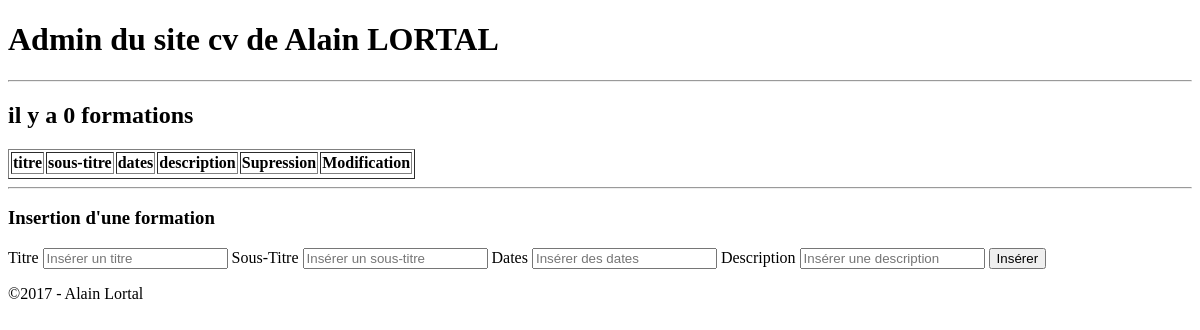
The app's page /formation.php, older data.
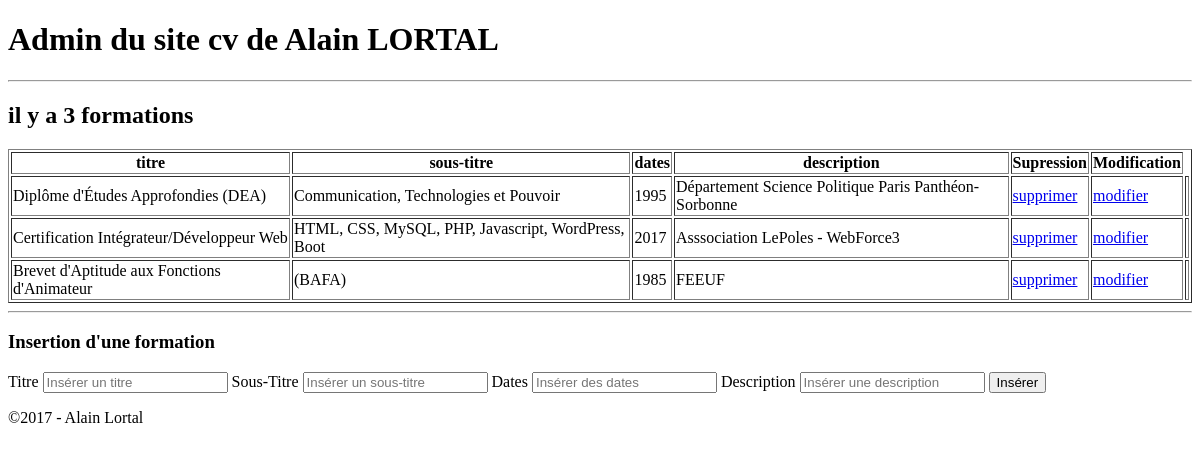
The same page, newer data.
### tables this page shows
CREATE TABLE `t_formations` (
  `id_formation` int(3) NOT NULL,
  `f_titre` varchar(50) NOT NULL,
  `f_soustitre` varchar(50) NOT NULL,
  `f_dates` varchar(50) NOT NULL,
  `f_description` text NOT NULL,
  `utilisateur_id` int(3) NOT NULL
);

### formation.php (the view, shortened to what this page needs)
<?php require 'connexion.php'; ?>
<!Doctype html>
<html lang="fr">
<head>
	<?php
		$sql = $pdoCV -> query("SELECT * FROM t_utilisateurs WHERE id_utilisateur = '1' ");
		$ligne_utilisateur = $sql -> fetch(PDO::FETCH_ASSOC);
	?>
</head>
<html>
	<body>
		<h1>Admin du site cv de <?php echo($ligne_utilisateur['prenom'].' '.$ligne_utilisateur['nom']); ?></h1>
		<hr>
		<?php
				$sql = $pdoCV->prepare("SELECT * FROM t_formations WHERE utilisateur_id='1'");
				$sql->execute();
				$nbr_formations = $sql->rowCount();
		?>
		<h2> il y a <?php echo $nbr_formations; ?> formations </h2>
		<table border="1">
			<tr>
				<th>titre</th>
				<th>sous-titre</th>
				<th>dates</th>
				<th>description</th>
				<th>Supression</th>
				<th>Modification</th>
			</tr>
			<tr>
				<?php while ($ligne_formation = $sql->fetch()){ ?>
				<td><?php echo $ligne_formation['f_titre']; ?></td>
				<td><?php echo $ligne_formation['f_soustitre']; ?></td>
				<td><?php echo $ligne_formation['f_dates']; ?></td>
				<td><?php echo $ligne_formation['f_description']; ?></td>
				<td><a href="formation.php?id_formation=<?php echo $ligne_formation['id_formation']; ?> ">supprimer</a></td>
				<td><a href="modif_formation.php?id_formation=<?php echo $ligne_formation['id_formation']; ?> ">modifier</a></td>
				<td></td>
			</tr>
			<?php } ?>
		</table>
		<hr>
		<h3>Insertion d'une formation</h3>
		<form action="formation.php" method="post">
			<label for="titre">Titre</label>
			<input type="text" name="titre" id="titre" placeholder="Insérer un titre">
			<label for="soustitre">Sous-Titre</label>
			<input type="text" name="soustitre" id="soustitre" placeholder="Insérer un sous-titre">
			<label for="dates">Dates</label>
			<input type="text" name="dates" id="dates" placeholder="Insérer des dates">
			<label for="description">Description</label>
			<input type="text" name="description" id="description" placeholder="Insérer une description">
			<input type="submit" value="Insérer">
		</form>
		<?php include('inc/footer.php');?>
	</body>
</html>

Row changes from the older to the newer data that the page shows:
added t_formations: f_titre "Diplôme d'Études Approfondies (DEA)", f_soustitre "Communication, Technologies et Pouvoir", f_dates "1995", f_description "Département Science Politique Paris Panthéon-Sorbonne"
added t_formations: f_titre "Certification Intégrateur/Développeur Web", f_soustitre "HTML, CSS, MySQL, PHP, Javascript, WordPress, Boot", f_dates "2017", f_description "Asssociation LePoles - WebForce3"
added t_formations: f_titre "Brevet d'Aptitude aux Fonctions d'Animateur", f_soustitre "(BAFA)", f_dates "1985", f_description "FEEUF"
Text that changed along with them:
$nbr_formations: "0" → "3"
